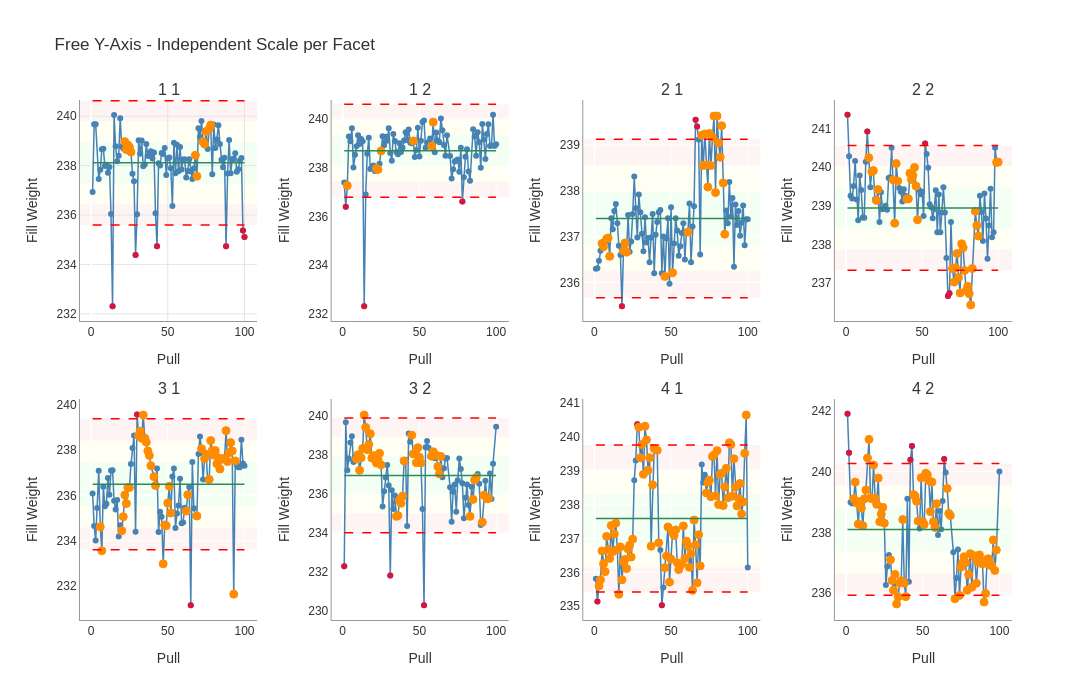

Notebook cell for this chart:
### Code cell
# Free Y-Axis - each facet scales independently
# Useful for seeing local patterns, but can be misleading for comparisons
fig = result_imr.plot(
    show_zones=True,
    show_rules=True,
    shared_yaxis=False,  # Each facet has its own scale
    ncols=4,
    width=1400,
    height=700,
    title='Free Y-Axis - Independent Scale per Facet'
)
fig.show()
